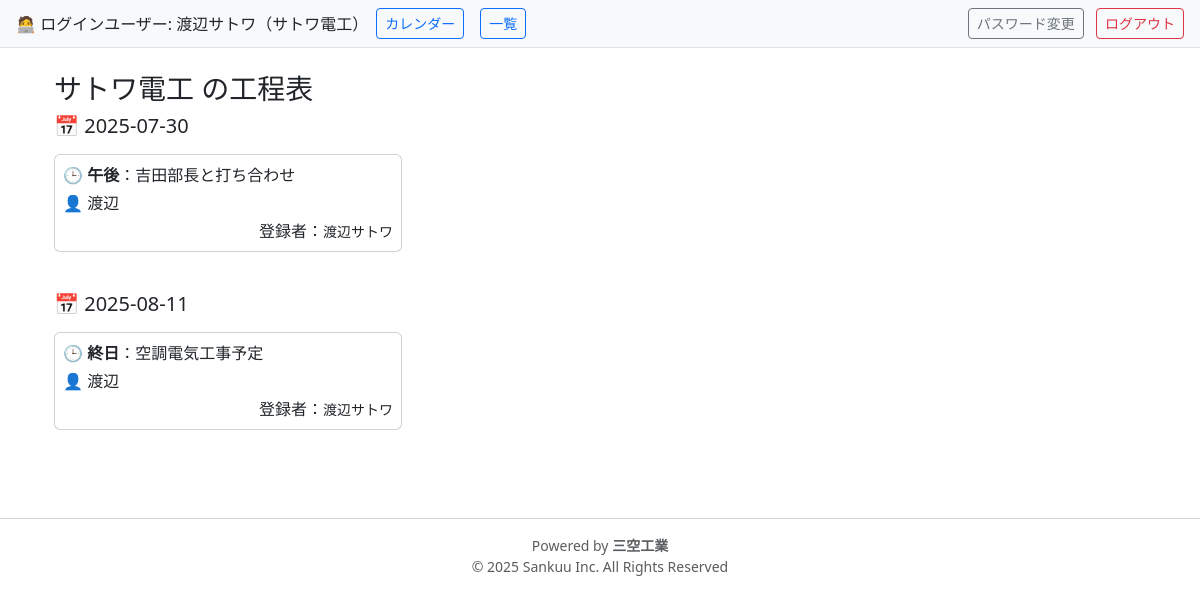
/schedules (signed in), run on the app's committed database.
### kouteihyo_app/models.py (models this page shows)
class User(db.Model, UserMixin):
    __tablename__ = 'users'
    id            = db.Column(db.Integer, primary_key=True)
    company_id    = db.Column(db.Integer, db.ForeignKey('companies.id'), nullable=False)
    display_name  = db.Column(db.String(100), nullable=False)
    email         = db.Column(db.String(120), unique=True, nullable=False)
    username      = db.Column(db.String(64), unique=True, nullable=False)   # ←追加済み！
    password_hash = db.Column(db.String(128), nullable=False)
    role          = db.Column(db.String(20), nullable=False)  # 'admin' or 'company'
    must_change_password = db.Column(db.Boolean, nullable=False, default=True)  # ←これを追加！！
    created_schedules = db.relationship(
        'Schedule',
        foreign_keys='Schedule.created_by',
        backref='creator',
        lazy=True
    )
    site_notes = db.relationship('SiteNote', backref='creator', lazy=True)
    date_notes = db.relationship('DateNote', backref='creator', lazy=True)

class Company(db.Model):
    __tablename__ = 'companies'
    id   = db.Column(db.Integer, primary_key=True)
    name = db.Column(db.String(100), unique=True, nullable=False)
    users     = db.relationship('User',     backref='company',  lazy=True)
    schedules = db.relationship('Schedule', backref='company', lazy=True)

class Schedule(db.Model):
    __tablename__ = 'schedules'
    id               = db.Column(db.Integer, primary_key=True)
    site_name        = db.Column(db.String(255), nullable=False)
    date             = db.Column(db.Date, nullable=False)
    end_date         = db.Column(db.Date, nullable=True)
    time_slot        = db.Column(db.String(10), nullable=False)
    task_name        = db.Column(db.String(100), nullable=False)
    person_in_charge = db.Column(db.String(100))
    comment          = db.Column(db.Text)
    client_person    = db.Column(db.String(100))
    client_comment   = db.Column(db.String(255))
    company_id = db.Column(db.Integer, db.ForeignKey('companies.id'), nullable=False)
    created_by = db.Column(db.Integer, db.ForeignKey('users.id'), nullable=False)
    updated_by = db.Column(db.Integer, db.ForeignKey('users.id'), nullable=True)

### kouteihyo_app/routes.py (the view)
@bp.route('/schedules')
@login_required
def schedule_list():
    if current_user.role == 'admin':
        schedules = Schedule.query.order_by(Schedule.date.asc()).all()
    else:
        schedules = (
            Schedule.query
            .filter_by(company_id=current_user.company_id)
            .order_by(Schedule.date.asc())
            .all()
        )
    schedules_by_date = defaultdict(list)
    for s in schedules:
        schedules_by_date[s.date.strftime('%Y-%m-%d')].append(s)
    return render_template('schedule/list.html', schedules_by_date=schedules_by_date)

### templates/schedule/list.html (shortened to what this page needs)
{% extends 'base.html' %}
{% block content %}
<div class="container-fluid mt-4">
  <h3>{{ current_user.company.name }} の工程表</h3>
  <div class="row">
    {% for date, items in schedules_by_date.items() %}
      <div class="col-12 mb-4">
        <h5 class="mb-3">📅 {{ date }}</h5>
        <div class="row">
          {% for s in items %}
            <div class="col-12 col-sm-6 col-md-4 mb-3">
              <div class="card h-100 p-2">
                <p class="mb-1"><strong>🕒 {{ s.time_slot }}</strong>：{{ s.task_name }}</p>
                <p class="mb-1">👤 {{ s.person_in_charge or '―' }}</p>
                <p class="mb-0 text-end">
                  登録者：<small>{{ s.creator.display_name }}</small>
                </p>
              </div>
            </div>
          {% endfor %}
        </div>
      </div>
    {% endfor %}
  </div>
</div>
{% endblock %}

### templates/base.html (shortened to what this page needs)
<!DOCTYPE html>
<html lang="ja">
<head>
  <link
    href="https://cdn.jsdelivr.net/npm/bootstrap@5.3.1/dist/css/bootstrap.min.css"
    rel="stylesheet"
  />
  <link
    href="https://cdn.jsdelivr.net/npm/fullcalendar@6.1.8/main.min.css"
    rel="stylesheet"
  />
</head>
<body>
  {% if current_user.is_authenticated %}
      <div class="d-flex justify-content-between align-items-center px-3 py-2 bg-light border-bottom">
        <div class="d-flex align-items-center">
          🧑‍💻 ログインユーザー: {{ current_user.display_name }}（{{ current_user.company.name }}）
          <a href="{{ url_for('main.schedule_calendar') }}" class="btn btn-outline-primary btn-sm mx-2">カレンダー</a>
          <a href="{{ url_for('main.schedule_list') }}"     class="btn btn-outline-primary btn-sm mx-2">一覧</a>
        </div>
        <div>
          <a href="{{ url_for('main.password_change') }}" class="btn btn-outline-secondary btn-sm mx-2">パスワード変更</a>
          <a href="{{ url_for('main.logout') }}" class="btn btn-outline-danger btn-sm">ログアウト</a>
        </div>
      </div>
  {% endif %}
  <div class="container mt-3">
    {% block content %}{% endblock %}
  </div>
  <footer class="text-center mt-5 mb-3 text-muted small">
    <hr />
    <div>Powered by <strong>三空工業</strong></div>
    <div>© 2025 Sankuu Inc. All Rights Reserved</div>
  </footer>
</body>
</html>

### data on the page
User: display_name "渡辺サトワ"
Company: company.name "サトワ電工"
Schedule: time_slot "午後", task_name "吉田部長と打ち合わせ", person_in_charge "渡辺", creator.display_name "渡辺サトワ"
Schedule: time_slot "終日", task_name "空調電気工事予定", person_in_charge "渡辺", creator.display_name "渡辺サトワ"

### other printed values
{{ date }} "2025-07-30" "2025-08-11"
